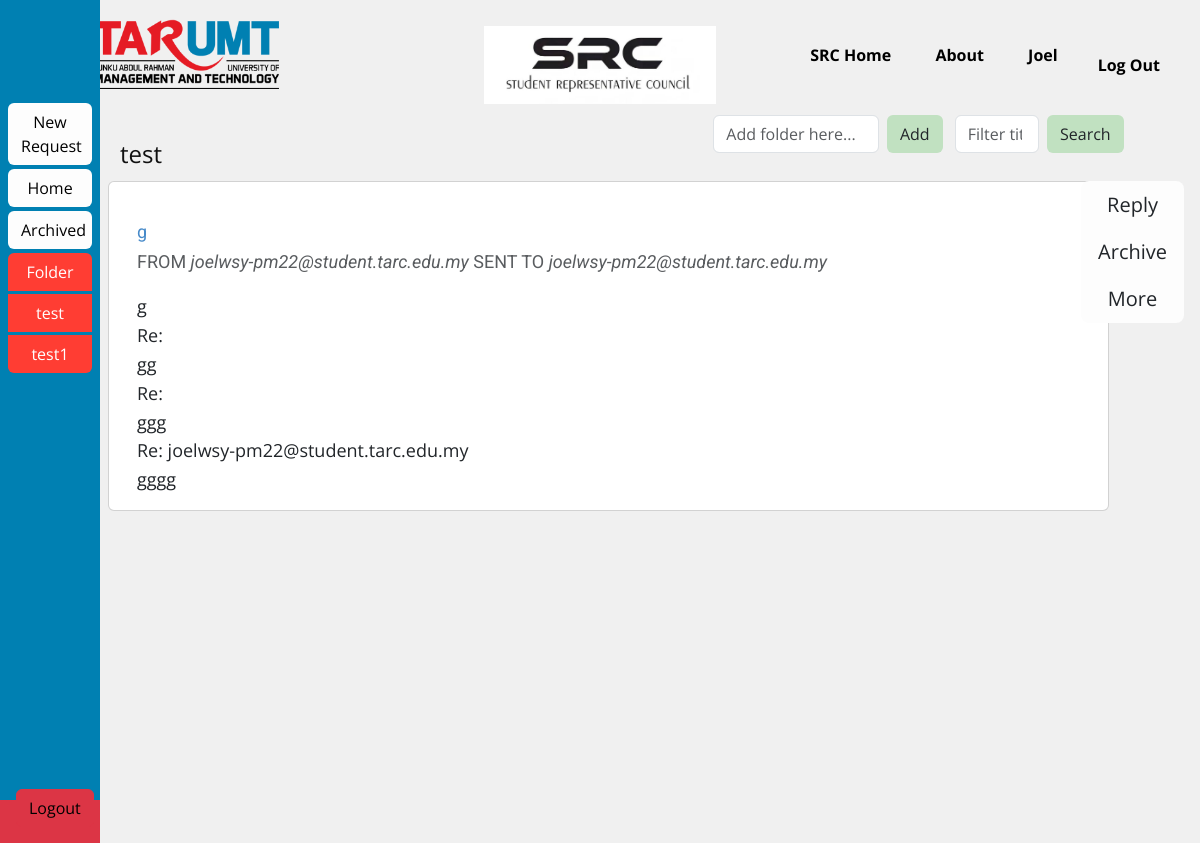
The app's page /ass7.php?label=test (signed in) with its own data.
### tables this page shows
CREATE TABLE `label` (
  `studentemail` varchar(40) NOT NULL,
  `label` varchar(20) NOT NULL
);

CREATE TABLE `msg` (
  `studentemail` varchar(40) NOT NULL,
  `studentemailre` varchar(40) NOT NULL,
  `status` enum('active','archive') NOT NULL DEFAULT 'active',
  `label` varchar(255) NOT NULL,
  `msgid` int(5) NOT NULL,
  `msgtitle` varchar(50) NOT NULL,
  `msgcontent` varchar(255) NOT NULL
);

### ass7.php (the view, shortened to what this page needs)
<!DOCTYPE html>
<html lang="en">
    <head>
        <link href="https://cdn.jsdelivr.net/npm/bootstrap@5.3.0-alpha3/dist/css/bootstrap.min.css" rel="stylesheet"
>
        <link rel="stylesheet" href="css/nicepage.css" media="screen">
    </head>
    <body style="background-color: #f0f0f0;" >
        <?php
        include 'header.php';
        ?>
        <div class="container-fluid" style="z-index: 2;">
            <div class="row" style="height: 92vh;">
                <div class="col-1 p-2 fixed-top" style="height: 100vh; z-index: 1; background-color: #0080B2;" id="sidebar">
                    <div style="height: 75.2823px;">
                    </div>
                    <ul class="list-group">
                        <a href="ass8.php" class="mb-1 btn btn-md btn-block" style="background-color: #fdfdfd;">New Request</a>
                        <a href="ass4.php" class="mb-1 btn btn-md btn-block" style="background-color: #fdfdfd;">Home</a>
                        <a href="ass6.php" class="mb-1 btn btn-md btn-block" style="background-color: #fdfdfd;">Archived</a>
                        <?php
                        $conn = new mysqli(DB_HOST, DB_USER, DB_PASS, DB_NAME);
$studentemail = $_SESSION['studentemail'];
                        $sql = "SELECT label FROM label WHERE studentemail = '$studentemail'";
                        $result = mysqli_query($conn, $sql);
                        if (mysqli_num_rows($result) > 0) {
                            echo "<div class='btn-group-vertical'>";
                            echo "<a href='' class='mb-1 btn btn-md btn-block' style='background-color: #ff3d33; color: white;'>Folder</a>";
                            while ($row = mysqli_fetch_assoc($result)) {
                                echo "<a href='ass7.php?label=" . $row['label'] . "' class='mb-1 btn btn-md btn-block' style='background-color: #ff3d33; color: white;'>" . $row['label'] . "</a>";
                            }
                            echo "</div>";
                        } else {
                            echo "<div class='btn-group-vertical'><a href='' class='mb-1 btn btn-md btn-block' style='background-color: #ff3d33; color: white;'>Folder</a></div>";
                        }
                        ?>
                    </ul>
                    <div class="fixed-bottom mb-3 ms-3">
                        <a href="logout.php" class="btn btn-danger btn-md btn-block">Logout</a>
                    </div>
                </div>
                <div class="col-11 p-0 ps-2 pt-2">
                    <div class="container-fluid">
                        <div class="row">
                            <div class="col-4">
                                <div class="fs-4 mb-1" style="height:42px;
                                     ">
                                    <nav style=" --bs-breadcrumb-divider: '>';
                                         " aria-label="breadcrumb">
                                        <ol class="breadcrumb">
                                            <li class="breadcrumb-item"><?php
                                                $label = $_GET['label'];
                                                echo $label
                                                ?></li>
                                    </nav>
                                </div>
                            </div>
                            <div class="col-8 pe-3">
                                <div class="row">
                                    <div class="col-4">
                                    </div>
                                    <div class = "col-4 ps-0">
                                        <form class = "d-flex" action = "add_label.php" method = "post">
                                            <input name = "addlabel" class = "form-control me-2" type = "search" placeholder = "Add folder here..." aria-label = "Search">
                                            <button class = "btn" type = "submit" style = "background-color: #C1E1C1;">Add</button>
                                        </form>
                                    </div>
                                    <div class = "col-3 ps-0">
                                        <form class = "d-flex " method="post" action="process_search.php">
                                            <input name='search' class = "form-control me-2" type = "search"
                                                   placeholder = "Filter title here..." aria-label = "Search">
                                            <button class = "btn" style = "background-color: #C1E1C1;"type = "submit">Search</button>
                                        </form>
                                    </div>
                                </div>
                            </div>
                        </div>
                    </div>
                    <?php
                    $label = $_GET['label'];
                    $sql = "SELECT msgid, msgtitle, msgcontent, studentemailre, studentemail FROM msg WHERE studentemail = '$studentemail' AND label = '$label'";
                    $result = mysqli_query($conn, $sql);
                    if (mysqli_num_rows($result) > 0) {
                        while ($row = mysqli_fetch_assoc($result)) {
                            echo "<div class='container-fluid mb-2' >";
                            echo "<div class='row'>";
                            echo "<div class='card col-11' style='height: auto;'>";
                            echo "<div class='card-body'>";
                            echo "<h5 class='card-title'><a href=''>" . $row['msgtitle'] . "</a></h5>";
                            echo "<h6 class='card-subtitle mb-2 text-muted'>FROM<i> " . $row['studentemail'] . "</i> SENT TO <i>" . $row['studentemailre'] . "</i></h6>";
                            echo "<p class='card-text'>" . $row['msgcontent'] . "</p>";
                            echo "</div>";
                            echo "</div>";
                            echo "<div class='container col-1'>";
                            echo "<div class='row float-end me-1'>";
                            echo "<div class='pe-0'>";
                            echo "<div class='btn-group-vertical'>";
                            echo "<button class='btn btn-lg btn-block' style='background-color: #fdfdfd;' onclick=\"location.href='ass5.php?msgid=" . $row['msgid'] . "'\">Reply</button>";
                            echo "<button class='btn btn-lg btn-block' style='background-color: #fdfdfd;' onclick=\"location.href='archive_msg.php?msgid=" . $row['msgid'] . "'\">Archive</button>";
                            echo "<button class='btn btn-lg btn-block' style='background-color: #fdfdfd;' onclick=\"location.href='ass9.php?msgid=" . $row['msgid'] . "'\">More</button>";
                            echo "</div>";
                            echo "</div>";
                            echo "</div>";
                            echo "</div>";
                            echo "</div>";
                            echo "</div>";
                        }
                    } else {
                        echo "No messages found";
                    }
                    ?>
                    </body>
                    </html>

### ass7.php (style rules this page uses)
a:link { text-decoration: none; color: black; }

### records on screen
label: label "test"
label: label "test1"
msg: msgtitle "g", studentemail "joelwsy-pm22@student.tarc.edu.my", studentemailre "joelwsy-pm22@student.tarc.edu.my", msgcontent "g Re: gg Re: ggg Re: joelwsy-pm22@student.tarc.edu.my gggg"

### other values on screen
$studentname "Joel"
$label "test"
